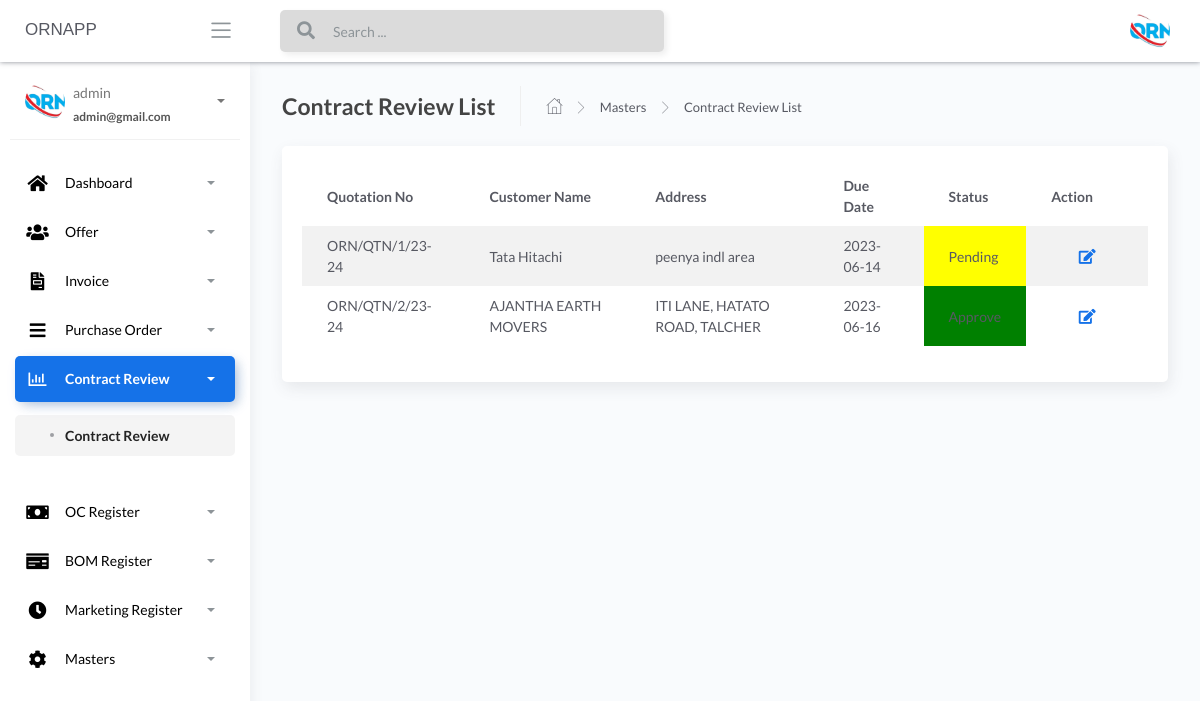
/Contract-Review-list (signed in), run on an earlier commit of the app's database.
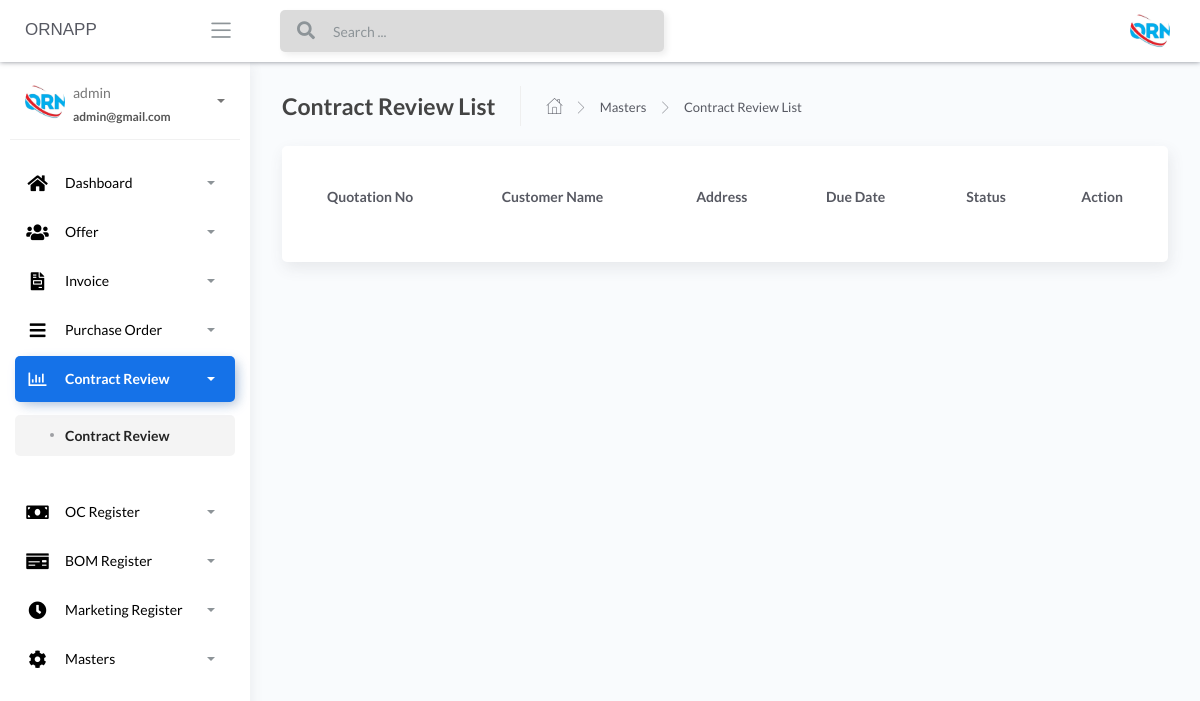
And on a later commit of the database.
### apps/home/models.py (models this page shows, shortened)
class AddOffer(db.Model):
    __tablename__ = "addoffer"
    id = db.Column(db.Integer, primary_key=True)
    customer_name_offer = db.Column(db.String())
    due_date_offer = db.Column(db.String())
    offer_type_offer = db.Column(db.String())
    quotation_number_offer = db.Column(db.String())
    marketing_person_offer = db.Column(db.String())
    currency_type_offer = db.Column(db.String())
    product_kit_offer_json = db.Column(db.String())
    grossAmount = db.Column(db.Float())
    discountType = db.Column(db.String())
    discountValue = db.Column(db.Float())
    assessableValue = db.Column(db.Float())
    pfPercentage = db.Column(db.Float())
    pfValue = db.Column(db.Float())
    freightValue = db.Column(db.Float())
    totalFreight = db.Column(db.Float())
    tcsPercentage = db.Column(db.Float())
    tcsValue = db.Column(db.Float())
    gstPercentage = db.Column(db.Float())
    gstValue = db.Column(db.Float())
    roundOffType = db.Column(db.String())
    roundOffValue = db.Column(db.Float())
    grandTotal = db.Column(db.Float())
    subject_offer = db.Column(db.String())
    reference_offer = db.Column(db.String())
    description_offer = db.Column(db.String())
    footer_description_offer = db.Column(db.String())
    notes_offer = db.Column(db.String())
    price_basis_offer = db.Column(db.String())
    PandFcharges_offer = db.Column(db.String())
    igst_terms_offer = db.Column(db.String())
    hsn_code_offer = db.Column(db.String())
    payment_terms_offer = db.Column(db.String())
    delivery_terms_offer = db.Column(db.String())
    freight_terms_offer = db.Column(db.String())
    validity_terms_offer = db.Column(db.String())
    warrenty_terms_offer = db.Column(db.String())
    contract_review_Order_No = db.Column(db.String())
    contract_review_Order_Date = db.Column(db.String())
    contract_review_PO_Qty = db.Column(db.Integer())
    contract_review_Billing_Address = db.Column(db.String())
    contract_review_Delivery_Address_1 = db.Column(db.String())
    contract_review_Delivery_Address_2 = db.Column(db.String())
    contract_review_Delivery_Address_3 = db.Column(db.String())
    contract_review_Delivery_Address_4 = db.Column(db.String())
    contract_review_Delivery_Address_5 = db.Column(db.String())
    contract_review_Offer_No = db.Column(db.String())
    contract_review_Total_Cost = db.Column(db.Float())
    contract_review_price = db.Column(db.String())
    contract_review_price_1 = db.Column(db.String())
    contract_review_price_2 = db.Column(db.String())
    contract_review_packing_and_Forwarding = db.Column(db.String())
    contract_review_packing_and_Forwarding_1 = db.Column(db.String())
    contract_review_packing_and_Forwarding_2 = db.Column(db.String())
    contract_review_gst = db.Column(db.String())
    contract_review_gst_1 = db.Column(db.String())
    contract_review_gst_2 = db.Column(db.String())
    contract_review_delivery = db.Column(db.String())
    contract_review_delivery_1 = db.Column(db.String())
    contract_review_delivery_2 = db.Column(db.String())
    contract_review_warrantly = db.Column(db.String())
    contract_review_warrantly_1 = db.Column(db.String())
    contract_review_warrantly_2 = db.Column(db.String())
    contract_review_terms_of_pay = db.Column(db.String())
    contract_review_terms_of_pay_1 = db.Column(db.String())
    contract_review_terms_of_pay_2 = db.Column(db.String())
    contract_review_freight = db.Column(db.String())
    contract_review_freight_1 = db.Column(db.String())
    contract_review_freight_2 = db.Column(db.String())
    contract_review_preferred_transporter = db.Column(db.String())
    contract_review_preferred_transporter_1 = db.Column(db.String())
    contract_review_preferred_transporter_2 = db.Column(db.String())
    contract_review_contact_person = db.Column(db.String())
    contract_review_telephone_number = db.Column(db.String())
    contract_review_email_id = db.Column(db.String())
    contract_review_notes = db.Column(db.String())
    contract_review_approve = db.Column(db.INT())
    offer_conformation_number = db.Column(db.String())

### apps/home/routes.py (the view)
@blueprint.route('/Contract-Review-list', methods=['GET', 'POST'])
@login_required
def Contract_Review_list():
    if request.method == 'GET':
        add_user_contractReview = AddOffer.query.all()
        return render_template('home/Contract-Review.html', add_user_contractReview=add_user_contractReview,segment='contractreview')

### apps/__init__.py (called while the page is built)
def configure_database(app):
    @app.before_first_request
    def initialize_database():
        db.create_all()
    @app.teardown_request
    def shutdown_session(exception=None):
        db.session.remove()

### apps/authentication/models.py (called while the page is built)
@login_manager.user_loader
def user_loader(id):
    return Users.query.filter_by(id=id).first()

### apps/templates/home/Contract-Review.html (shortened to what this page needs)
{% extends "layouts/base.html" %}
{% block content %}
	<div class="content">
		<div class="page-inner">
			<div class="page-header">
				<h4 class="page-title">Contract Review List</h4>
				<ul class="breadcrumbs">
					<li class="nav-home">
						<a href="#">
							<i class="flaticon-home"></i>
						</a>
					</li>
					<li class="separator">
						<i class="flaticon-right-arrow"></i>
					</li>
					<li class="nav-item">
						<a href="#">Masters</a>
					</li>
					<li class="separator">
						<i class="flaticon-right-arrow"></i>
					</li>
					<li class="nav-item">
						<a href="#">Contract Review List</a>
					</li>
				</ul>
			</div>
			<div class="row">
				<div class="col-md-12">
					<div class="card">
						<div class="card-body">
							<div class="table-responsive">
								<table id="add-row" class="display table table-striped table-hover" >
									<thead>
										<tr>
											<th>Quotation No</th>
											<th>Customer Name</th>
											<th>Address</th>
											<th>Due Date</th>
											<th>Status</th>
											<th style="width: 10%">Action</th>
										</tr>
									</thead>
									<tbody>
										{% for user in add_user_contractReview %}
										  <tr {% if loop.index % 2 == 0 %}{% else %}{% endif %}>
											<td>{{ user.quotation_number_offer }}</td>
											<td>{{ user.customer_name_offer }}</td>
											<td>{{ user.contract_review_Billing_Address }}</td>
											<td>{{ user.due_date_offer }}</td>
											<td style="background-color: {% if user.contract_review_approve %}green{% else %}yellow{% endif %}">
											  {% if user.contract_review_approve %}
												Approve
											  {% else %}
												Pending
											  {% endif %}
											</td>
											<td>
											  <div class="form-button-action">
												<span style="font-size: 24px; color: green;">
												  <a href="/{{ user.id }}/edit_contractoffer" type="button" data-toggle="tooltip" title="" class="btn btn-link btn-primary btn-lg" data-original-title="Edit Task">
													<i class="fas fa-edit"></i>
												  </a>
												</span>
											  </div>
											</td>
										  </tr>
										{% endfor %}
									  </tbody>
								</table>
							</div>
						</div>
					</div>
				</div>
			</div>
		</div>
	</div>
{% endblock content %}

What changed in the data, as far as the page shows it:
removed AddOffer: quotation_number_offer "ORN/QTN/1/23-24", customer_name_offer "Tata Hitachi", contract_review_Billing_Address "peenya indl area", due_date_offer "2023-06-14", contract_review_approve "Pending"
removed AddOffer: quotation_number_offer "ORN/QTN/2/23-24", customer_name_offer "AJANTHA EARTH MOVERS", contract_review_Billing_Address "ITI LANE, HATATO ROAD, TALCHER", due_date_offer "2023-06-16", contract_review_approve 1 (drawn)
